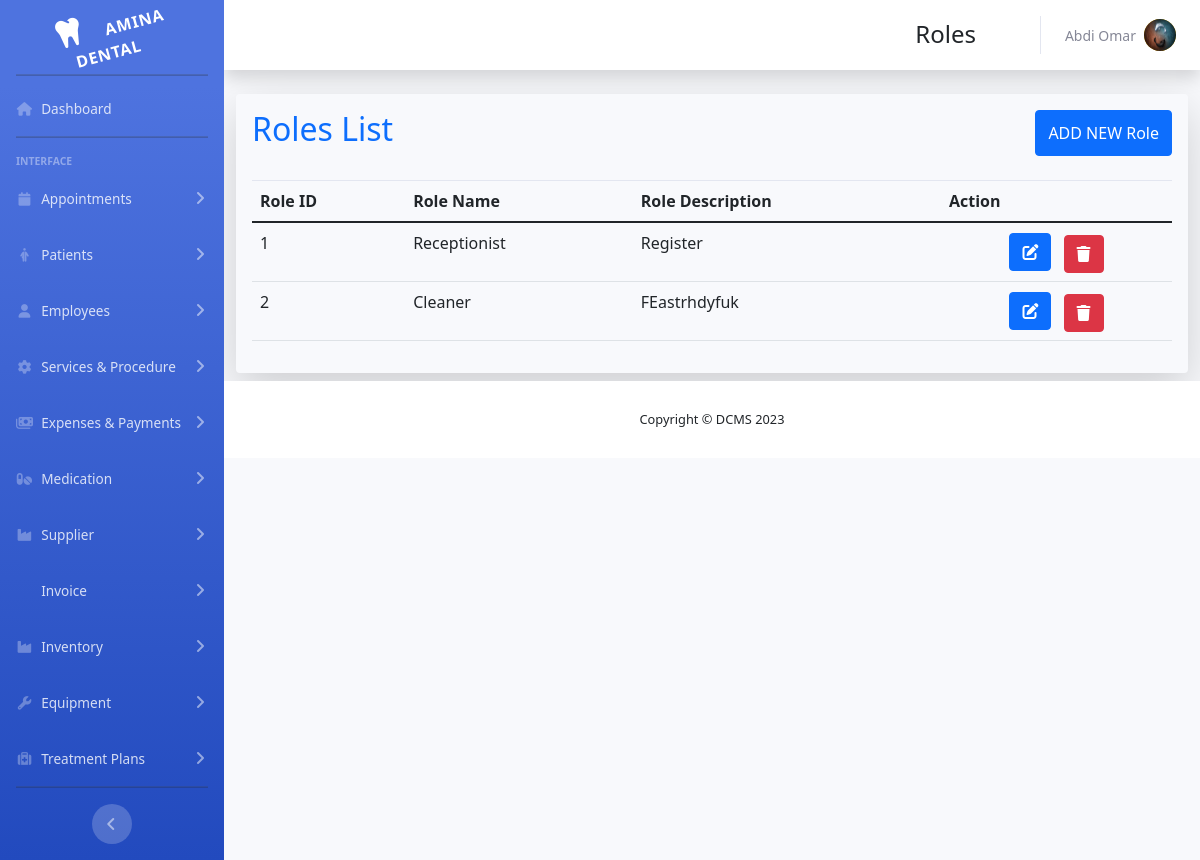
The app's page /index.php?page=role with its own data.
### tables this page shows
CREATE TABLE Roles (
    role_id INT PRIMARY KEY AUTO_INCREMENT,
    role_name VARCHAR(255),
    role_description TEXT
);

### app/roles/role.php (the view, shortened to what this page needs)
<?php
include_once('./app/database/conn.php')
?>
<div class="container-fluid ">
    <div class=" mt-1 p-3 shadow-lg rounded">
        <div class='d-flex justify-content-between mb-4'>
            <h2 class="text-center text-primary">Roles List</h2>
            <button type="button" class="btn btn-primary" data-toggle="modal" data-target="#roleModal">
                ADD NEW Role
            </button>
        </div>
        <table class="table table-hover" id="dataTable">
            <thead>
                <tr>
                    <th>Role ID</th>
                    <th>Role Name</th>
                    <th>Role Description</th>
                    <th> Action</th>
                </tr>
            </thead>
            <tbody>
                <?php
                $result = mysqli_query($conn, "SELECT * FROM roles");
                while ($row = mysqli_fetch_assoc($result)) {
                    echo "<tr>";
                    echo "<td>" . $row['role_id'] . "</td>";
                    echo "<td>" . $row['role_name'] . "</td>";
                    echo "<td>" . $row['role_description'] . "</>";
                    echo "<td class='text-center'>
                                    <button  class='btn btn-primary' onclick='editRole(" . $row['role_id'] . ")'> <i class='fa fa-edit'></i> </button>
                                    <a href='#' class='btn btn-danger ms-2 mt-1' onclick='deleteRole(" . $row['role_id'] . ")'> <i class='fa fa-trash'></i> </a>
                                  </td>";
                    echo "</tr>";
                }
                ?>
            </tbody>
        </table>
    </div>
</div>

### records on screen
roles: role_id "1", role_name "Receptionist", role_description "Register"
roles: role_id "2", role_name "Cleaner", role_description "FEastrhdyfuk"

### other values on screen
$title "Roles"
$_SESSION["employee_name"] "Abdi Omar"
